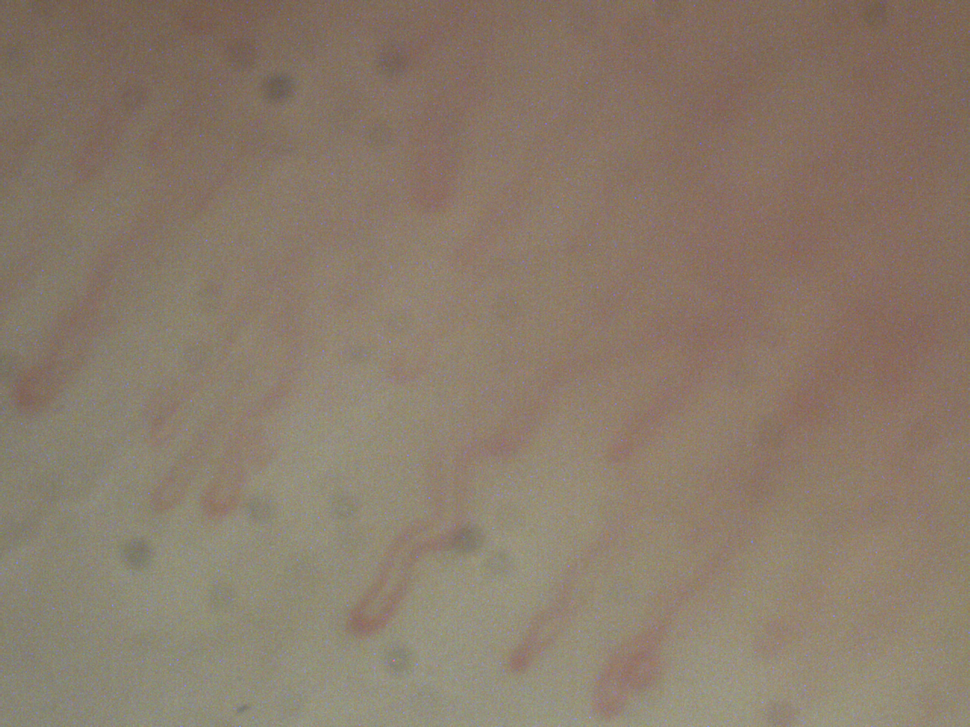
%> input picture 6.png, 970 x 727 px, shrunk from 1280 x 960 before the run
$ octave --eval "result = segmentSpot(rgb2gray(imread('../6.png')));"   (GNU Octave 9; MATLAB toolbox functions it lacks are replaced by stand-ins)
%> lines starting %> are read from the running program, lines starting %| are printed output that depends on the picture; in (x1, y1, x2, y2) boxes, pixels count from 0 and x2, y2 are one past the last pixel; in counts of white or black regions, pixels touching at a corner belong together; the program's own positions count from 1
### makeBinary.m
function output = makeBinary(img, sense)

output = imbinarize(img, 'adaptive', 'ForegroundPolarity', 'bright', 'Sensitivity', sense);

### Apexes/segmentSpot.m
function segment_spot = segmentSpot(image)
%Segment the input image by multi grayscale thresholds and image quantization and
%returns the segmented image.

thresh = multithresh(image,2);
%> thresh = [119 132]
valuesMax = [thresh max(image(:))];
%> valuesMax = [119 132 160]
[quant_spot, index] = imquantize(image,thresh, valuesMax);
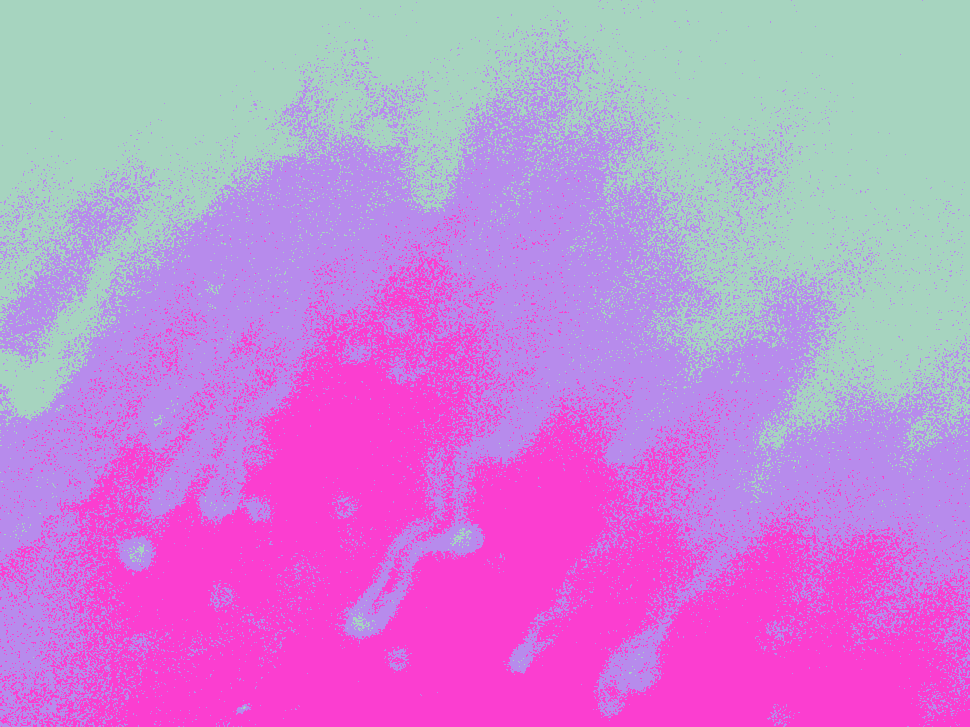
%> quant_spot: size 727x970 uint8; 3 distinct labels, from 119 to 160; one colour per label, 0 black
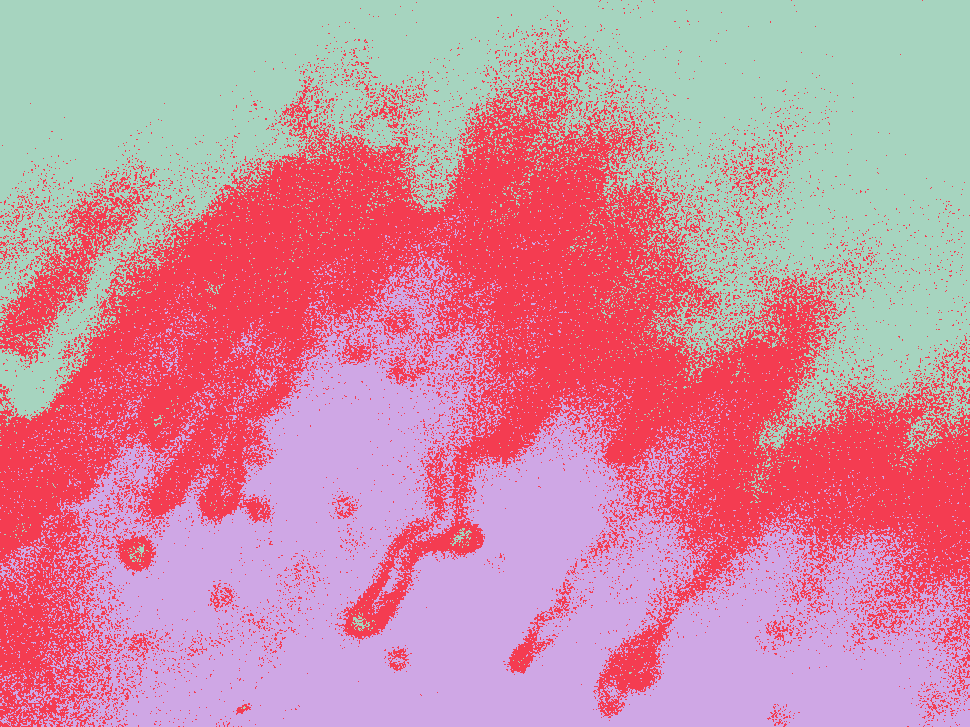
%> index: size 727x970 double; 3 distinct labels, from 1 to 3; one colour per label, 0 black

BW = makeBinary(quant_spot,0.64);
%> in makeBinary, `output = imbinarize(img, 'adaptive', 'ForegroundPolarity', 'bright', '..`:
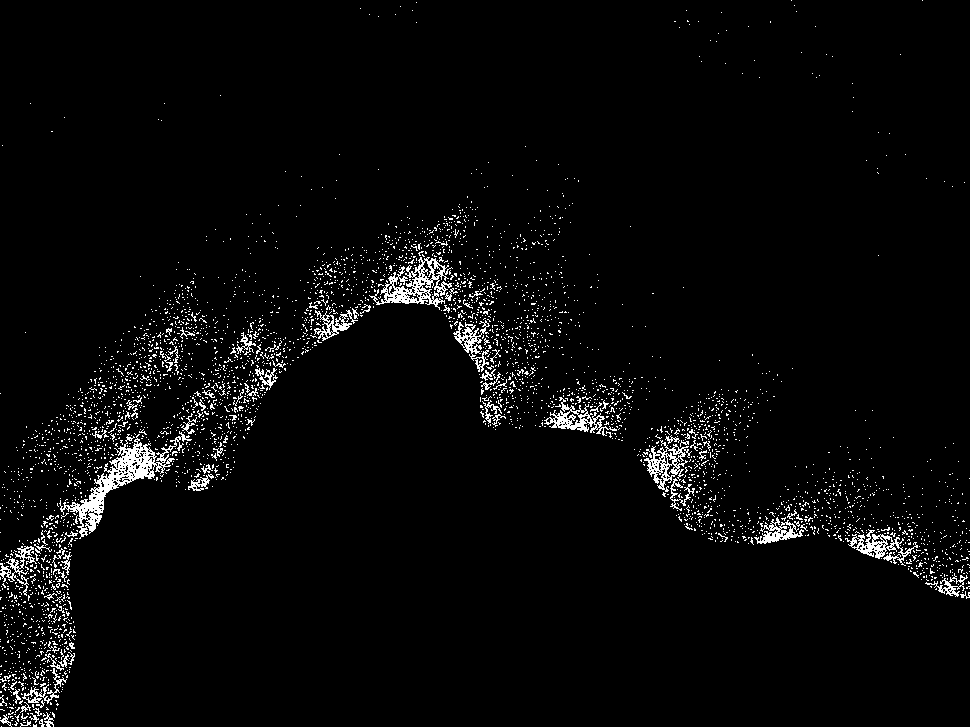
%> output: size 727x970 logical; 3.2% white in thin lines or dots
BW = bwareaopen(BW,70);
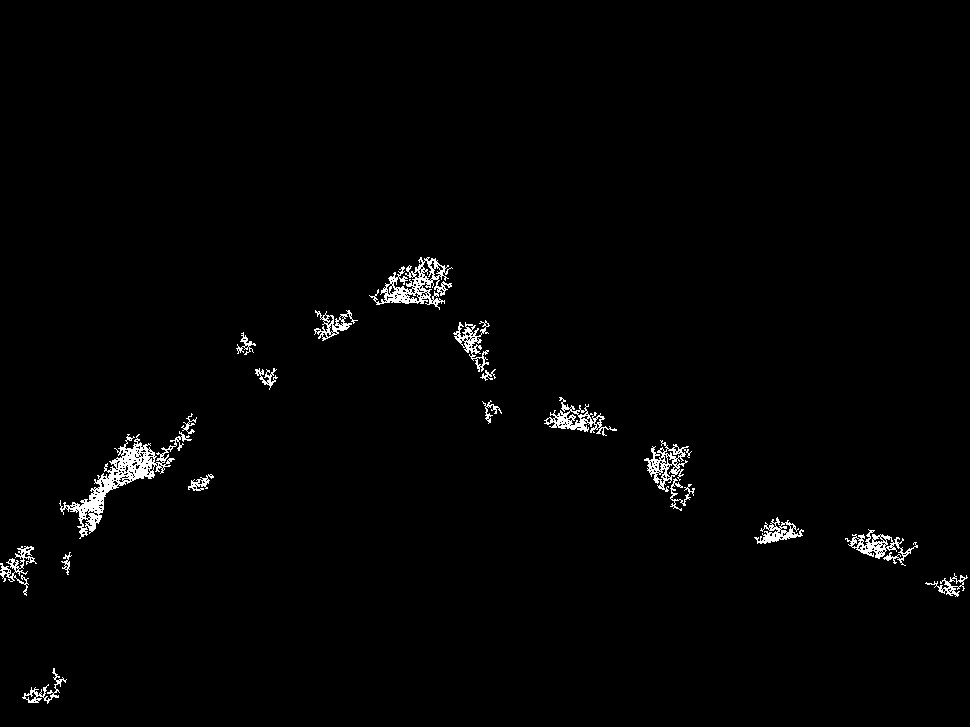
%> BW: size 727x970 logical; 1.4% white in thin lines or dots, all inside (x1, y1, x2, y2) = (0, 257, 968, 704)

segment_spot = BW;
end

$ run again, on Capillary_dots.png
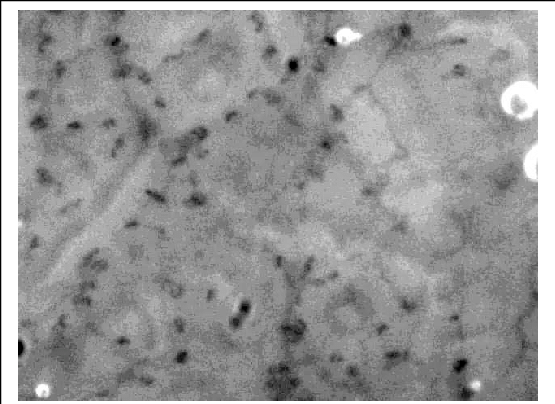
%> input picture Capillary_dots.png, 555 x 404 px
%> thresh = [16 41]
%> valuesMax = [16 41 130]
%> in makeBinary, `output = imbinarize(img, 'adaptive', 'ForegroundPolarity', 'bright', '..`:
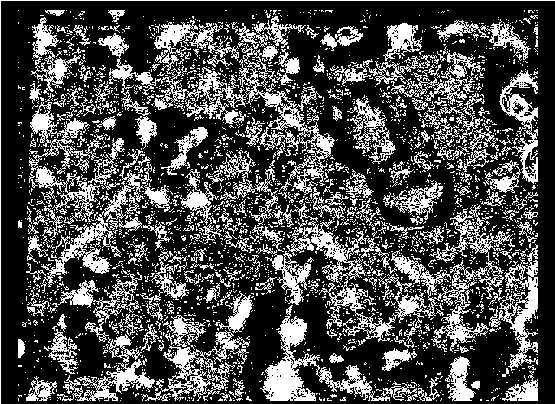
%> output: size 404x555 logical; 29.5% white in thin lines or dots
%> in segmentSpot, `BW = bwareaopen(BW,70);`:
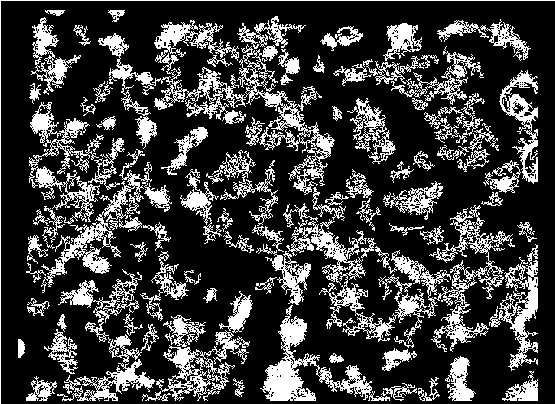
%> BW: size 404x555 logical; 24.1% white; 102 white regions, largest, box (x1, y1, x2, y2) and area: (286, 205, 515, 352) 6673, (98, 20, 246, 124) 3931, (260, 305, 390, 401) 2951

$ run again, on Fiber_NewCamera_0.png
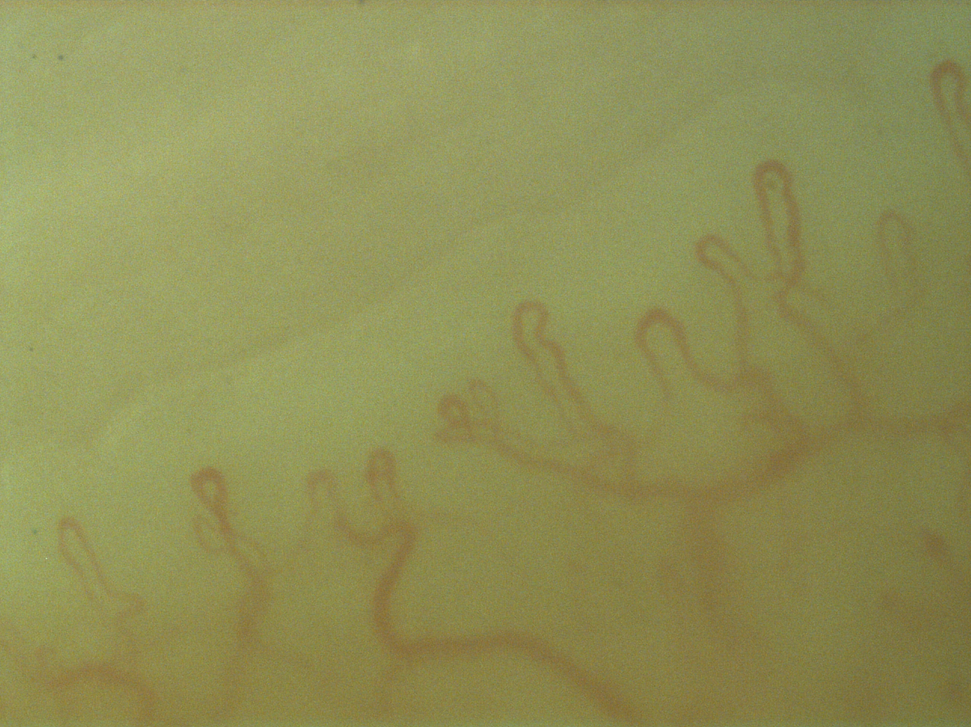
%> input picture Fiber_NewCamera_0.png, 971 x 727 px, shrunk from 1288 x 964 before the run
%> thresh = [129 145]
%> valuesMax = [129 145 209]
%> quant_spot: size 727x971 uint8; 3 distinct labels, from 129 to 209
%> in segmentSpot, `[quant_spot, index] = imquantize(image,thresh, valuesMax);`:
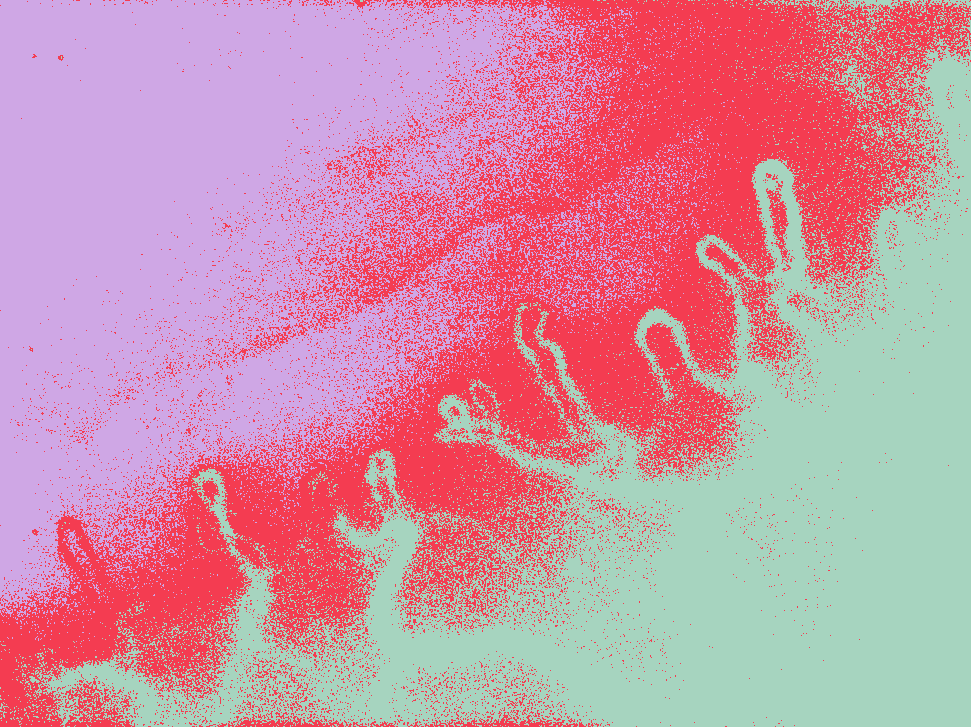
%> index: size 727x971 double; 3 distinct labels, from 1 to 3; one colour per label, 0 black
%> output: size 727x971 logical; 6.5% white in thin lines or dots
%> in segmentSpot, `BW = bwareaopen(BW,70);`:
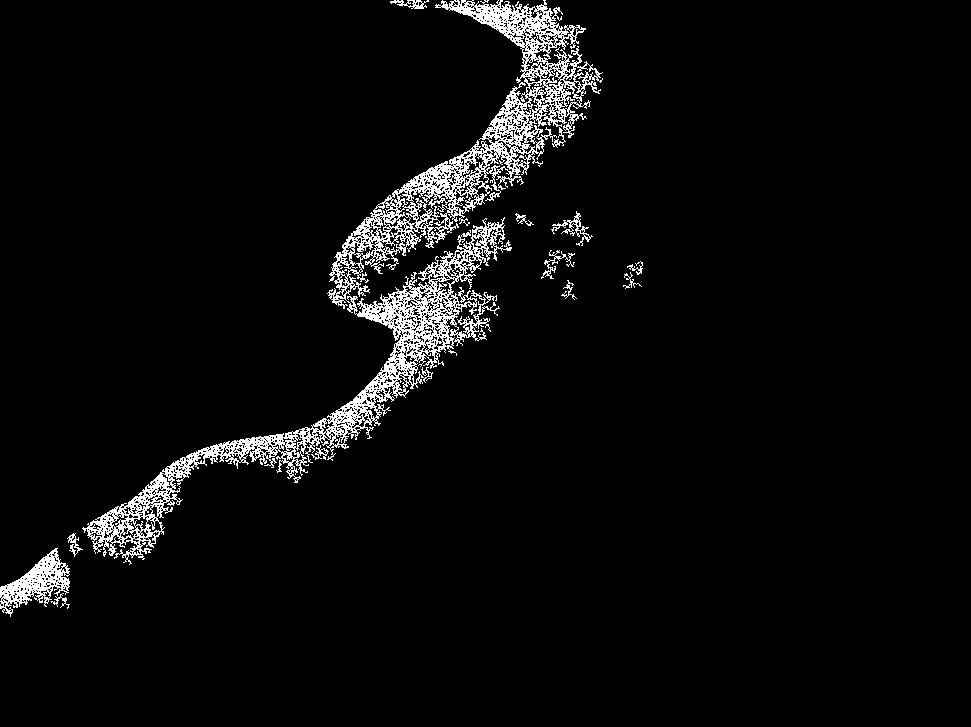
%> BW: size 727x971 logical; 4.4% white in thin lines or dots, all inside (x1, y1, x2, y2) = (0, 0, 643, 617)
